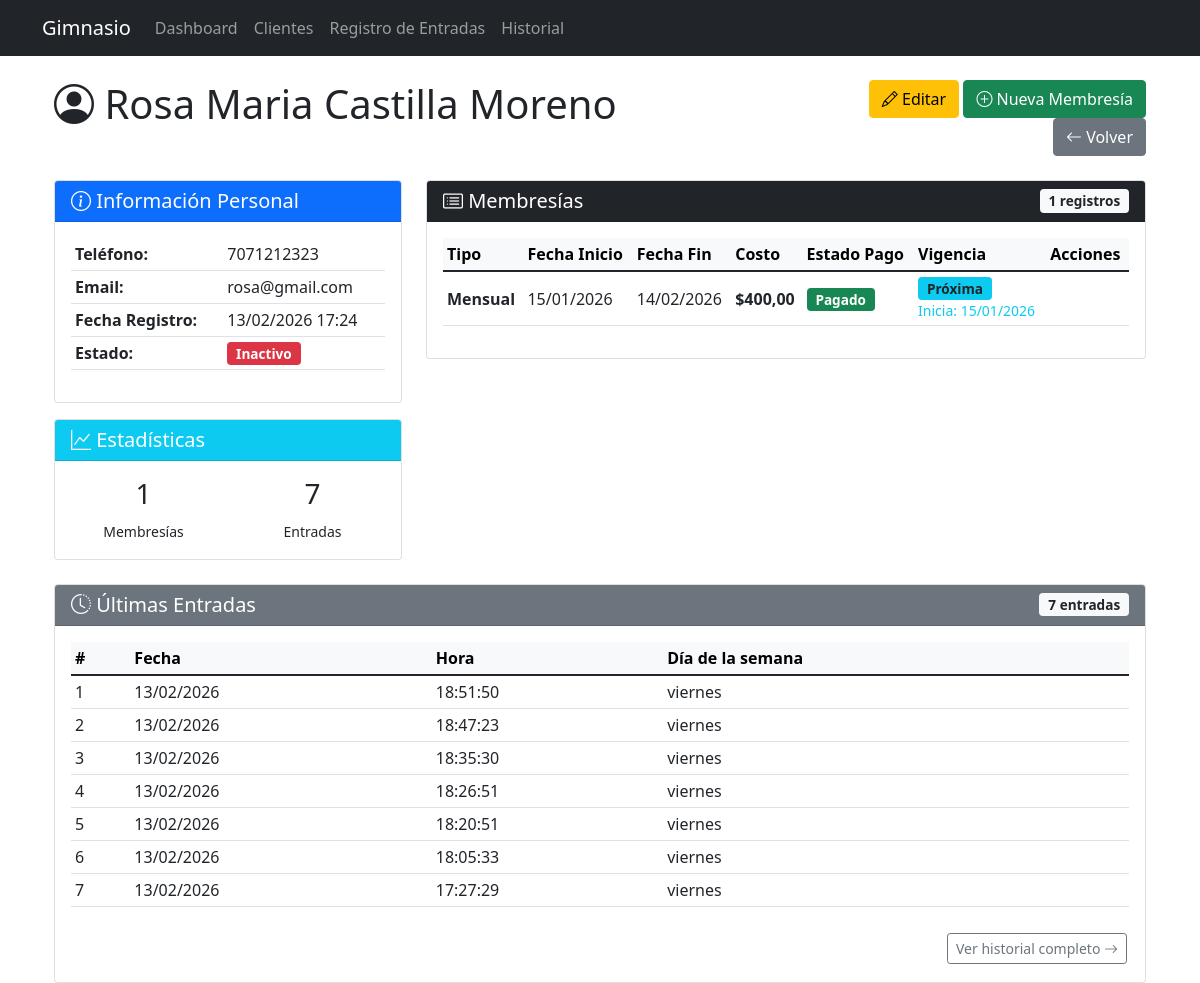
The app's page /clientes/2/ (signed in) with its own data.
### gimnasio/models.py (models this page shows, shortened)
class Cliente(models.Model):
    TIPO_MEMBRESIA = [
        ('mensual', 'Mensual'),
        ('anual', 'Anual'),
        ('semanal', 'Semanal'),
        ('visita', 'Visita'),
    ]
    usuario = models.OneToOneField(User, on_delete=models.CASCADE, null=True, blank=True)
    nombre = models.CharField(max_length=100)
    apellidos = models.CharField(max_length=100)
    telefono = models.CharField(max_length=15)
    email = models.EmailField(unique=True)
    fecha_registro = models.DateTimeField(default=timezone.now)
    activo = models.BooleanField(default=True)
    def get_membresia_activa(self):
        hoy = timezone.now().date()
        logger.debug(f"Buscando membresía activa para cliente {self.id} - Fecha actual: {hoy}")
        membresia = self.membresias.filter(
            fecha_inicio__lte=hoy,
            fecha_fin__gte=hoy,
            pagado=True
        ).first()
        if membresia:
            logger.debug(f"Membresía activa encontrada: ID={membresia.id}, del {membresia.fecha_inicio} al {membresia.fecha_fin}")
        else:
            logger.debug("No se encontró membresía activa")
            todas = self.membresias.all()
            logger.debug(f"Total membresías del cliente: {todas.count()}")
            for m in todas:
                logger.debug(f"  - Membresía ID={m.id}: {m.fecha_inicio} a {m.fecha_fin}, pagado={m.pagado}, activa hoy={m.fecha_inicio <= hoy <= m.fecha_fin and m.pagado}")
        return membresia
    def tiene_membresia_activa(self):
        resultado = self.get_membresia_activa() is not None
        logger.debug(f"Cliente {self.id} - ¿Tiene membresía activa?: {resultado}")
        return resultado
    def actualizar_estado_activo(self):
        estado_anterior = self.activo
        self.activo = self.tiene_membresia_activa()
        if estado_anterior != self.activo:
            logger.debug(f"Cliente {self.id} - Estado cambiado: {estado_anterior} -> {self.activo}")
            self.save(update_fields=['activo'])
        else:
            logger.debug(f"Cliente {self.id} - Estado sin cambios: {self.activo}")
    class Meta:
        verbose_name = "Cliente"
        verbose_name_plural = "Clientes"

class Membresia(models.Model):
    cliente = models.ForeignKey(Cliente, on_delete=models.CASCADE, related_name='membresias')
    tipo = models.CharField(max_length=20, choices=Cliente.TIPO_MEMBRESIA)
    fecha_inicio = models.DateField()
    fecha_fin = models.DateField()
    costo = models.DecimalField(max_digits=10, decimal_places=2)
    pagado = models.BooleanField(default=False)
    class Meta:
        verbose_name = "Membresía"
        verbose_name_plural = "Membresías"

class RegistroEntrada(models.Model):
    cliente = models.ForeignKey(Cliente, on_delete=models.CASCADE, related_name='entradas')
    fecha_entrada = models.DateTimeField(default=timezone.now)
    class Meta:
        verbose_name = "Registro de Entrada"
        verbose_name_plural = "Registros de Entrada"
        ordering = ['-fecha_entrada']

### gimnasio/views.py (the view)
# urls.py: path('clientes/<int:pk>/', views.detalle_cliente, name='detalle_cliente'),
@login_required
def detalle_cliente(request, pk):
    cliente = get_object_or_404(Cliente, pk=pk)
    estado_anterior = cliente.activo
    cliente.actualizar_estado_activo()
    if estado_anterior != cliente.activo:
        if cliente.activo:
            messages.info(request, f'✨ El cliente {cliente.nombre} ha sido reactivado automáticamente (tiene membresía activa)')
        else:
            messages.warning(request, f'⚠️ El cliente {cliente.nombre} ha sido desactivado automáticamente (su membresía expiró)')
    membresias = cliente.membresias.all().order_by('-fecha_inicio')
    entradas = cliente.entradas.all()[:10]  # Últimas 10 entradas
    return render(request, 'gimnasio/clientes/detalle.html', {
        'cliente': cliente,
        'membresias': membresias,
        'entradas': entradas
    })

### templates/gimnasio/clientes/detalle.html (shortened to what this page needs)
{% extends 'base.html' %}
{% load static %}
{% block content %}
<div class="container-fluid">
    <div class="row">
        <div class="col-md-8">
            <h1>
                <i class="bi bi-person-circle"></i>
                {{ cliente.nombre }} {{ cliente.apellidos }}
            </h1>
        </div>
        <div class="col-md-4 text-end">
            <a href="{% url 'editar_cliente' cliente.pk %}" class="btn btn-warning">
                <i class="bi bi-pencil"></i> Editar
            </a>
            <a href="{% url 'nueva_membresia_cliente' cliente.pk %}" class="btn btn-success">
                <i class="bi bi-plus-circle"></i> Nueva Membresía
            </a>
            <a href="{% url 'lista_clientes' %}" class="btn btn-secondary">
                <i class="bi bi-arrow-left"></i> Volver
            </a>
        </div>
    </div>
    <div class="row mt-4">
        <div class="col-md-4">
            <div class="card">
                <div class="card-header bg-primary text-white">
                    <h5 class="mb-0">
                        <i class="bi bi-info-circle"></i> Información Personal
                    </h5>
                </div>
                <div class="card-body">
                    <table class="table table-sm">
                        <tr>
                            <th>Teléfono:</th>
                            <td>{{ cliente.telefono|default:"No registrado" }}</td>
                        </tr>
                        <tr>
                            <th>Email:</th>
                            <td>{{ cliente.email }}</td>
                        </tr>
                        <tr>
                            <th>Fecha Registro:</th>
                            <td>{{ cliente.fecha_registro|date:"d/m/Y H:i" }}</td>
                        </tr>
                        <tr>
                            <th>Estado:</th>
                            <td>
                                {% if cliente.activo %}
                                    <span class="badge bg-success">Activo</span>
                                {% else %}
                                    <span class="badge bg-danger">Inactivo</span>
                                {% endif %}
                            </td>
                        </tr>
                    </table>
                </div>
            </div>
            <div class="card mt-3">
                <div class="card-header bg-info text-white">
                    <h5 class="mb-0">
                        <i class="bi bi-graph-up"></i> Estadísticas
                    </h5>
                </div>
                <div class="card-body">
                    <div class="row text-center">
                        <div class="col-6">
                            <h3>{{ membresias|length }}</h3>
                            <small>Membresías</small>
                        </div>
                        <div class="col-6">
                            <h3>{{ entradas|length }}</h3>
                            <small>Entradas</small>
                        </div>
                    </div>
                </div>
            </div>
        </div>
        <div class="col-md-8">
            <div class="card">
                <div class="card-header bg-dark text-white d-flex justify-content-between align-items-center">
                    <h5 class="mb-0">
                        <i class="bi bi-card-list"></i> Membresías
                    </h5>
                    <span class="badge bg-light text-dark">{{ membresias|length }} registros</span>
                </div>
                <div class="card-body">
                    <div class="table-responsive">
                        <table class="table table-sm table-hover">
                            <thead class="table-light">
                                <tr>
                                    <th>Tipo</th>
                                    <th>Fecha Inicio</th>
                                    <th>Fecha Fin</th>
                                    <th>Costo</th>
                                    <th>Estado Pago</th>
                                    <th>Vigencia</th>
                                    <th>Acciones</th>
                                </tr>
                            </thead>
                            <tbody>
                                {% for membresia in membresias %}
                                <tr class="
                                    ">
                                    <td>
                                        <strong>{{ membresia.get_tipo_display }}</strong>
                                    </td>
                                    <td>{{ membresia.fecha_inicio|date:"d/m/Y" }}</td>
                                    <td>{{ membresia.fecha_fin|date:"d/m/Y" }}</td>
                                    <td><strong>${{ membresia.costo }}</strong></td>
                                    <td>
                                        {% if membresia.pagado %}
                                            <span class="badge bg-success">Pagado</span>
                                        {% else %}
                                            <span class="badge bg-danger">Pendiente</span>
                                        {% endif %}
                                    </td>
                                    <td>
                                        {% if membresia.pagado %}
                                            {% if membresia.fecha_inicio <= today and membresia.fecha_fin >= today %}
                                                <span class="badge bg-success">Activa</span>
                                                <small class="text-success d-block">
                                                    {% with dias_restantes=membresia.fecha_fin|timeuntil:today %}
                                                        Vence en {{ dias_restantes }}
                                                    {% endwith %}
                                                </small>
                                            {% else %}
                                                <span class="badge bg-info text-dark">Próxima</span>
                                                <small class="text-info d-block">
                                                    Inicia: {{ membresia.fecha_inicio|date:"d/m/Y" }}
                                                </small>
                                            {% endif %}
                                        {% else %}
                                            <span class="badge bg-warning text-dark">Pendiente pago</span>
                                        {% endif %}
                                    </td>
                                    <td>
                                    </td>
                                </tr>
                                {% endfor %}
                            </tbody>
                        </table>
                    </div>
                </div>
            </div>
        </div>
    </div>
    <div class="row mt-4">
        <div class="col-md-12">
            <div class="card">
                <div class="card-header bg-secondary text-white d-flex justify-content-between align-items-center">
                    <h5 class="mb-0">
                        <i class="bi bi-clock-history"></i> Últimas Entradas
                    </h5>
                    <span class="badge bg-light text-dark">{{ entradas|length }} entradas</span>
                </div>
                <div class="card-body">
                    <div class="table-responsive">
                        <table class="table table-sm table-hover">
                            <thead class="table-light">
                                <tr>
                                    <th>#</th>
                                    <th>Fecha</th>
                                    <th>Hora</th>
                                    <th>Día de la semana</th>
                                </tr>
                            </thead>
                            <tbody>
                                {% for entrada in entradas %}
                                <tr>
                                    <td>{{ forloop.counter }}</td>
                                    <td>{{ entrada.fecha_entrada|date:"d/m/Y" }}</td>
                                    <td>{{ entrada.fecha_entrada|date:"H:i:s" }}</td>
                                    <td>{{ entrada.fecha_entrada|date:"l" }}</td>
                                </tr>
                                {% empty %}
                                <tr>
                                    <td colspan="4" class="text-center text-muted">
                                        <i class="bi bi-inbox"></i> No hay entradas registradas
                                    </td>
                                </tr>
                                {% endfor %}
                            </tbody>
                        </table>
                    </div>
                    {% if entradas %}
                    <div class="text-end mt-2">
                        <a href="{% url 'historial_entradas' %}?cliente={{ cliente.id }}"
                           class="btn btn-sm btn-outline-secondary">
                            Ver historial completo <i class="bi bi-arrow-right"></i>
                        </a>
                    </div>
                    {% endif %}
                </div>
            </div>
        </div>
    </div>
</div>
<link rel="stylesheet" href="https://cdn.jsdelivr.net/npm/bootstrap-icons@1.11.3/font/bootstrap-icons.min.css">
{% endblock %}

### templates/gimnasio/clientes/detalle.html (style rules this page uses)
.table td, .table th { vertical-align: middle; }
.badge { font-size: 0.85em; padding: 0.35em 0.65em; }
.card-header { font-weight: 500; }
.btn-sm { margin: 2px; }

### records on screen
Cliente: nombre "Rosa Maria", apellidos "Castilla Moreno", telefono "7071212323", email "rosa@gmail.com", fecha_registro "13/02/2026 17:24"
Membresia: tipo "Mensual", fecha_inicio "15/01/2026", fecha_fin "14/02/2026", costo "400,00", pagado "Pagado"
RegistroEntrada: fecha_entrada "13/02/2026", fecha_entrada "18:51:50", fecha_entrada "viernes"
RegistroEntrada: fecha_entrada "13/02/2026", fecha_entrada "18:47:23", fecha_entrada "viernes"
RegistroEntrada: fecha_entrada "13/02/2026", fecha_entrada "18:35:30", fecha_entrada "viernes"
RegistroEntrada: fecha_entrada "13/02/2026", fecha_entrada "18:26:51", fecha_entrada "viernes"
RegistroEntrada: fecha_entrada "13/02/2026", fecha_entrada "18:20:51", fecha_entrada "viernes"
RegistroEntrada: fecha_entrada "13/02/2026", fecha_entrada "18:05:33", fecha_entrada "viernes"
RegistroEntrada: fecha_entrada "13/02/2026", fecha_entrada "17:27:29", fecha_entrada "viernes"

### other values on screen
{{ membresias|length }} "1"
{{ entradas|length }} "7"
